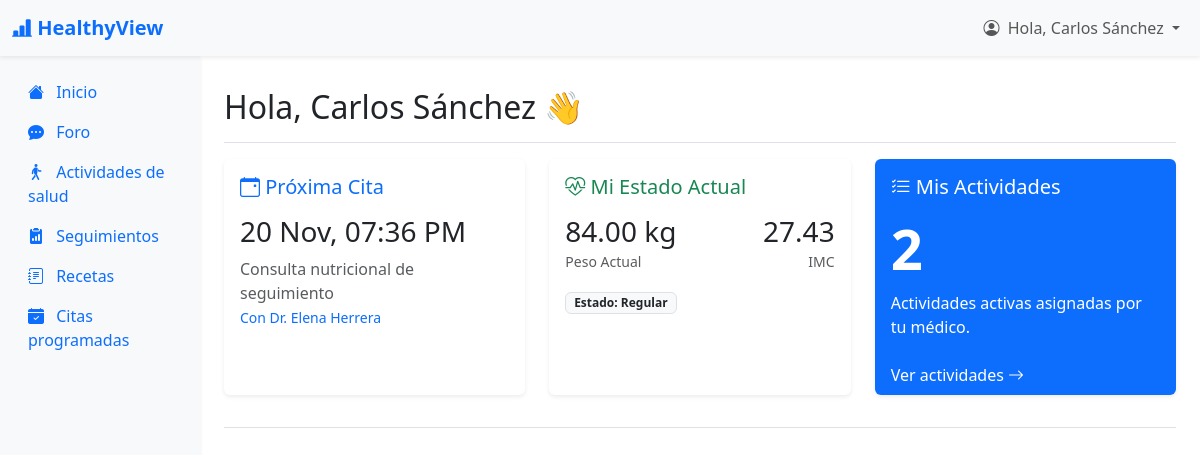
Page /HealthyView/index.php?action=dashboard (signed in) on the committed database.
### tables this page shows
CREATE TABLE cita (
    idCita INT AUTO_INCREMENT PRIMARY KEY,
    idPaciente INT NOT NULL,
    idMedico INT NOT NULL,
    fechaHora DATETIME NOT NULL,
    duracionMin INT DEFAULT 30,
    motivo VARCHAR(255),
    estado ENUM('Programada','Completada','Cancelada','NoAsistida') DEFAULT 'Programada',
    creadoEn DATETIME DEFAULT CURRENT_TIMESTAMP,
    FOREIGN KEY (idPaciente) REFERENCES paciente(idPaciente) ON DELETE RESTRICT ON UPDATE CASCADE,
    FOREIGN KEY (idMedico) REFERENCES medico(idMedico) ON DELETE RESTRICT ON UPDATE CASCADE
);

CREATE TABLE seguimiento (
    idSeguimiento INT AUTO_INCREMENT PRIMARY KEY,
    idPaciente INT NOT NULL,
    idMedico INT NULL,
    fechaRegistro DATETIME DEFAULT CURRENT_TIMESTAMP,
    peso DECIMAL(5,2),
    imc DECIMAL(5,2),
    nivelBienestar ENUM('Excelente','Bueno','Regular','Malo') DEFAULT 'Regular',
    observaciones TEXT,
    FOREIGN KEY (idPaciente) REFERENCES paciente(idPaciente) ON DELETE RESTRICT ON UPDATE CASCADE,
    FOREIGN KEY (idMedico) REFERENCES medico(idMedico) ON DELETE SET NULL ON UPDATE CASCADE
);

### HealthyView/app/controllers/PacienteController.php (called while the page is built, shortened)
<?php
include_once "app/models/PacienteModel.php";
class PacienteController {
    private $model;
    public function __construct($connection) {
        $this->model = new PacienteModel($connection);
    }
    public function dashboard() {
        $idPaciente = $_SESSION['usuario_id'];
        $resumen = $this->model->getResumenDashboard($idPaciente);
        include_once 'app/views/paciente/layout_paciente.php';
    }
}
?>

### HealthyView/app/models/PacienteModel.php (called while the page is built, shortened)
<?php
class PacienteModel {
    private $connection;
    public function __construct($connection) {
        $this->connection = $connection;
    }
    public function getResumenDashboard($idPaciente) {
        $resumen = [];
        $sqlCita = "SELECT fechaHora, motivo,
                    CONCAT(m.nombre, ' ', m.apellidoPaterno) as medico
                    FROM cita c
                    JOIN medico m ON c.idMedico = m.idMedico
                    WHERE c.idPaciente = ? AND c.fechaHora >= NOW() AND c.estado = 'Programada'
                    ORDER BY c.fechaHora ASC LIMIT 1";
        try {
            $stmt = $this->connection->prepare($sqlCita);
            $stmt->bind_param("i", $idPaciente);
            $stmt->execute();
            $resumen['proximaCita'] = $stmt->get_result()->fetch_assoc();
        } catch (Exception $e) {
            $resumen['proximaCita'] = null;
        }
        $sqlPeso = "SELECT peso, imc, nivelBienestar FROM seguimiento
                    WHERE idPaciente = ? ORDER BY fechaRegistro DESC LIMIT 1";
        try {
            $stmt = $this->connection->prepare($sqlPeso);
            $stmt->bind_param("i", $idPaciente);
            $stmt->execute();
            $resumen['ultimoSeguimiento'] = $stmt->get_result()->fetch_assoc();
        } catch (Exception $e) {
            $resumen['ultimoSeguimiento'] = null;
        }
        $sqlAct = "SELECT COUNT(*) as total FROM actividadPaciente
                   WHERE idPaciente = ? AND estado = 'Activa'";
        try {
            $stmt = $this->connection->prepare($sqlAct);
            $stmt->bind_param("i", $idPaciente);
            $stmt->execute();
            $row = $stmt->get_result()->fetch_assoc();
            $resumen['actividadesPendientes'] = $row['total'];
        } catch (Exception $e) {
            $resumen['actividadesPendientes'] = 0;
        }
        return $resumen;
    }
}
?>

### HealthyView/app/views/paciente/view_paciente_inicio.php (the view, shortened to what this page needs)
<div class="d-flex justify-content-between flex-wrap flex-md-nowrap align-items-center pt-3 pb-2 mb-3 border-bottom">
    <h1 class="h2">Hola, <?php echo htmlspecialchars($_SESSION['usuario_nombre']); ?> 👋</h1>
</div>
<div class="row">
    <div class="col-md-4 mb-4">
        <div class="card border-0 shadow-sm h-100">
            <div class="card-body">
                <h5 class="card-title text-primary"><i class="bi bi-calendar-event"></i> Próxima Cita</h5>
                <?php if ($resumen['proximaCita']): ?>
                    <h3 class="mt-3"><?php echo date('d M, h:i A', strtotime($resumen['proximaCita']['fechaHora'])); ?></h3>
                    <p class="text-muted mb-0"><?php echo htmlspecialchars($resumen['proximaCita']['motivo']); ?></p>
                    <small class="text-primary">Con Dr. <?php echo htmlspecialchars($resumen['proximaCita']['medico']); ?></small>
                <?php else: ?>
                    <p class="text-muted mt-3">No tienes citas programadas próximamente.</p>
                    <a href="index.php?action=showCrearCita" class="btn btn-sm btn-outline-primary">Agendar ahora</a>
                <?php endif; ?>
            </div>
        </div>
    </div>
    <div class="col-md-4 mb-4">
        <div class="card border-0 shadow-sm h-100">
            <div class="card-body">
                <h5 class="card-title text-success"><i class="bi bi-heart-pulse"></i> Mi Estado Actual</h5>
                <?php if ($resumen['ultimoSeguimiento']): ?>
                    <div class="d-flex justify-content-between align-items-center mt-3">
                        <div>
                            <h3 class="mb-0"><?php echo htmlspecialchars($resumen['ultimoSeguimiento']['peso']); ?> kg</h3>
                            <small class="text-muted">Peso Actual</small>
                        </div>
                        <div class="text-end">
                            <h3 class="mb-0"><?php echo htmlspecialchars($resumen['ultimoSeguimiento']['imc']); ?></h3>
                            <small class="text-muted">IMC</small>
                        </div>
                    </div>
                    <div class="mt-3">
                        <span class="badge bg-light text-dark border">Estado: <?php echo htmlspecialchars($resumen['ultimoSeguimiento']['nivelBienestar']); ?></span>
                    </div>
                <?php else: ?>
                    <p class="text-muted mt-3">Aún no tienes registros de seguimiento médico.</p>
                <?php endif; ?>
            </div>
        </div>
    </div>
    <div class="col-md-4 mb-4">
        <div class="card border-0 shadow-sm h-100 bg-primary text-white">
            <div class="card-body">
                <h5 class="card-title"><i class="bi bi-list-check"></i> Mis Actividades</h5>
                <h2 class="display-4 fw-bold mt-3"><?php echo $resumen['actividadesPendientes']; ?></h2>
                <p class="card-text">Actividades activas asignadas por tu médico.</p>
            </div>
            <div class="card-footer border-0 bg-transparent">
                <a href="index.php?action=verActividades" class="text-white text-decoration-none">Ver actividades <i class="bi bi-arrow-right"></i></a>
            </div>
        </div>
    </div>
</div>

### rows in the picture
cita: fechaHora "20 Nov, 07:36 PM", motivo "Consulta nutricional de seguimiento"
seguimiento: peso "84.00", imc "27.43", nivelBienestar "Regular"

### other values in the picture
$_SESSION['usuario_nombre'] "Carlos Sánchez"
$resumen['proximaCita']['medico'] "Elena Herrera"
$resumen['actividadesPendientes'] "2"
